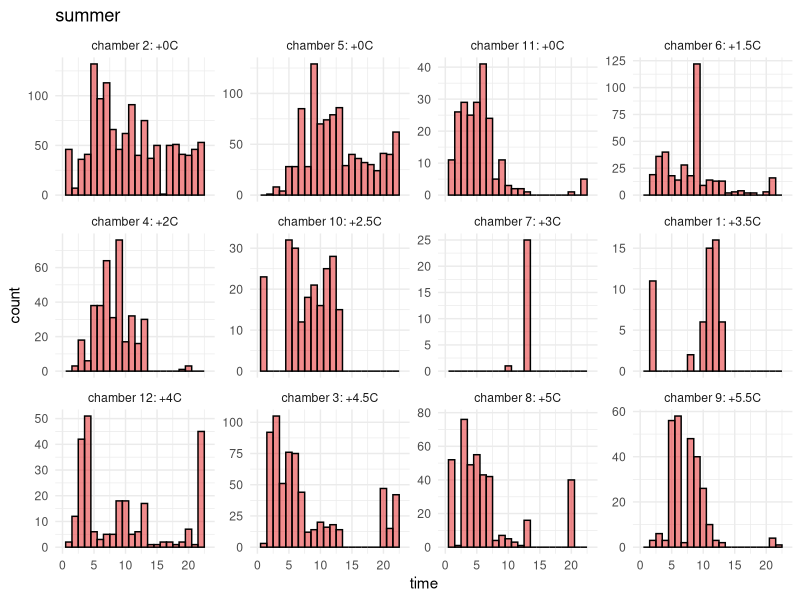
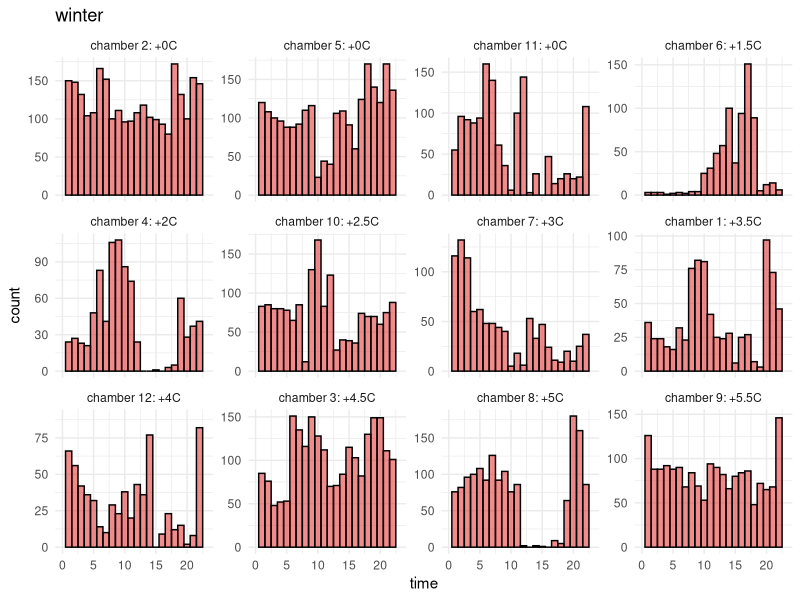
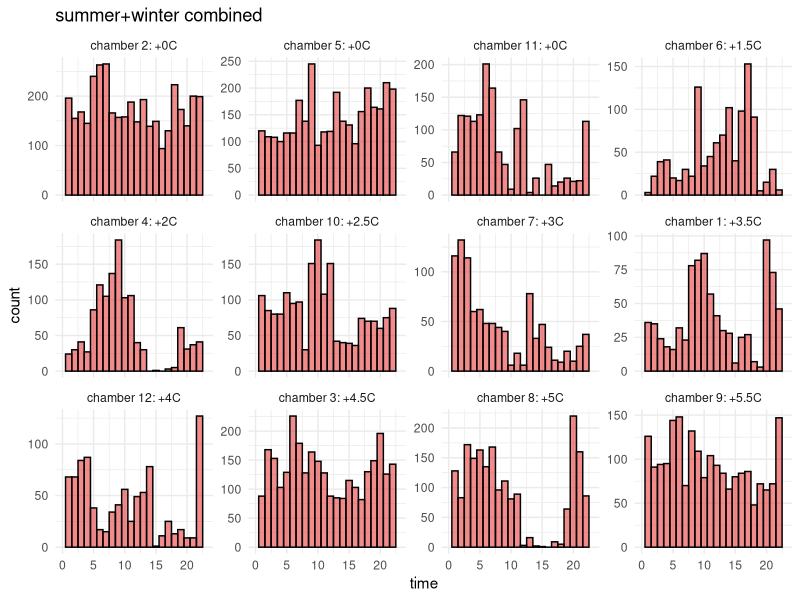
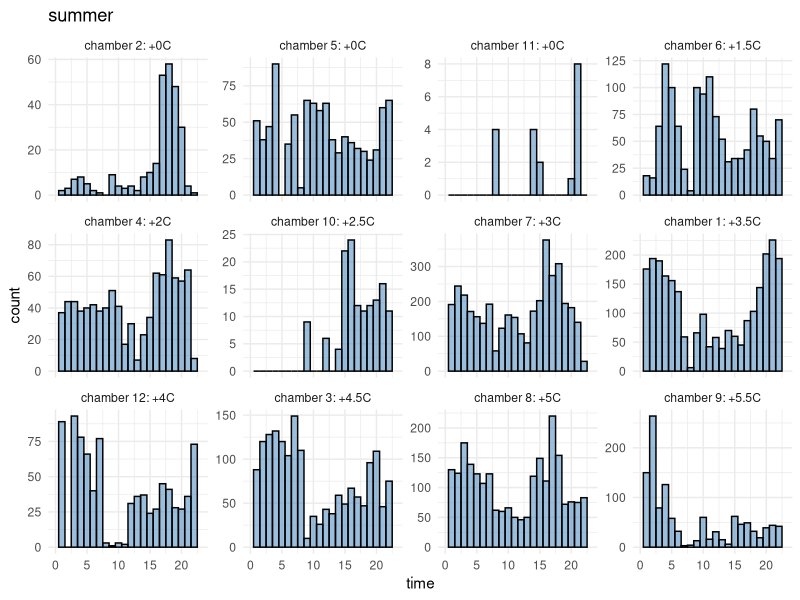
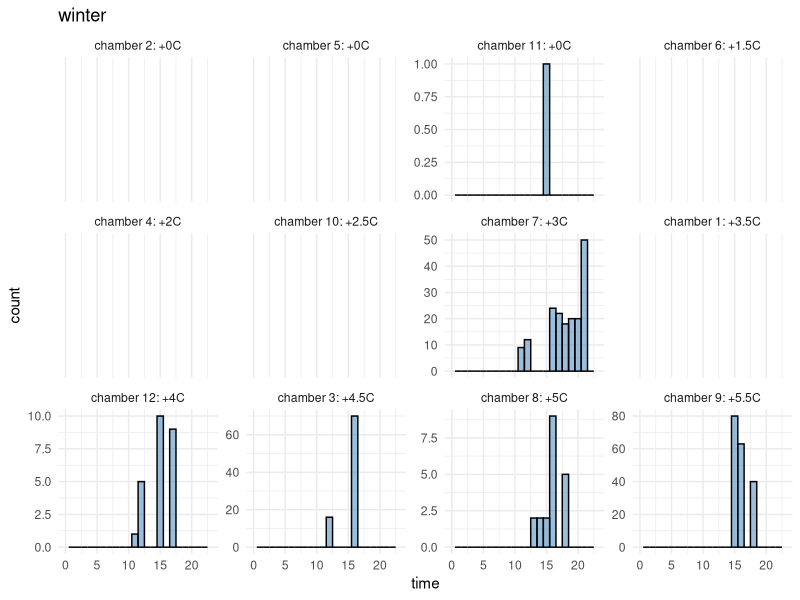
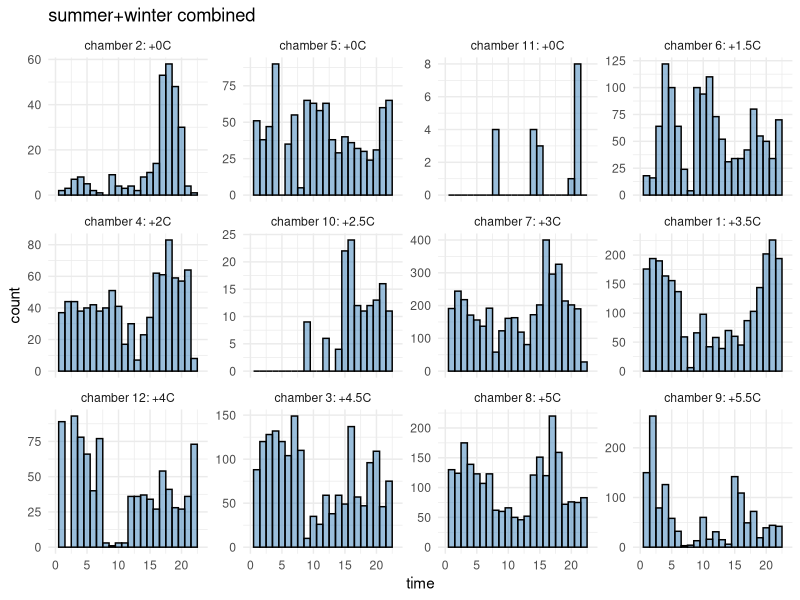
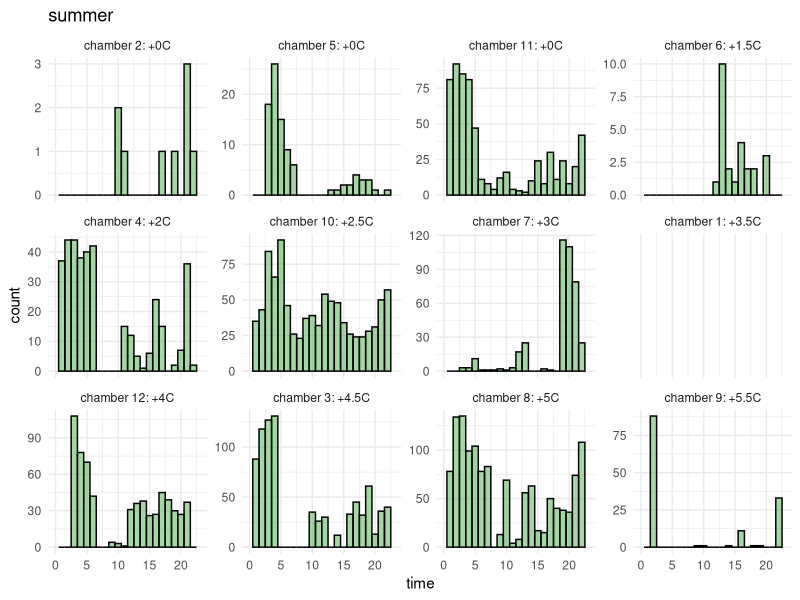
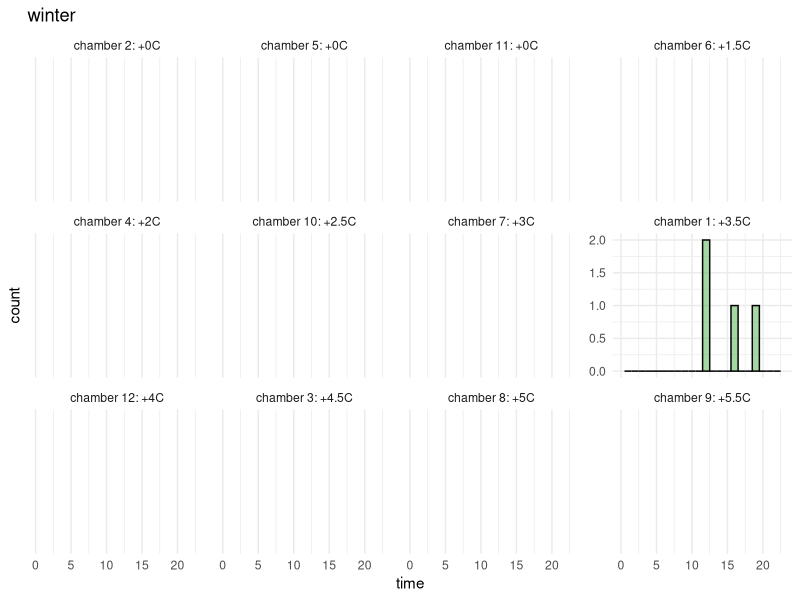

The R script that drew these images, in order: (Note: this script raises an error after producing the figures.)
## ---- chunk 1
knitr::opts_chunk$set(echo = FALSE, warning = FALSE, message = FALSE)
## ---- chunk 2
library(tidyverse)
theme_set(theme_minimal() +
            theme(legend.position = 'none'))

trt <- read_csv('data/chamber_treatments.csv')
dat <- read_csv('data/data_allmonths_allsites.csv')
spp <- read_csv('data/species_lookup.csv')

# Create a new column in treatment with the temp and chamber ID
# Order it by the temperature so the plots are in ascending temp order
trt <- trt %>%
  mutate(chamber_temp = paste0('chamber ', chamber, ': +', temperature, 'C')) %>%
  mutate(chamber_temp = factor(chamber_temp, levels = unique(chamber_temp)[order(site, temperature)]))

# Do the same data cleaning as the other script
# Convert month to ordered factor and join with treatment
dat <- dat %>%
  filter(!spp %in% c('none','unk'), !is.na(spp)) %>%
  mutate(month = factor(month, levels = month.name)) %>%
  left_join(trt)

# Additional data wrangling:
# Convert to long form with one row per individual ant observed.
dat_long <- dat %>%
  group_by(site, month, date, time, chamber, temperature, chamber_temp) %>%
  group_modify(~ data.frame(sp = rep(.$spp, each = .$number)))

# Filter the data to show only species with at least 100 individuals
dat_common <- dat_long %>%
  filter(!is.na(temperature)) %>%
  group_by(sp) %>%
  filter(n() >= 100)

# Set color palette for all species
sp_descend <- dat_common %>% summarize(n=n()) %>% arrange(-n) %>% pull(sp)
fill_palette <- scale_fill_manual(values = setNames(c(RColorBrewer::brewer.pal(9, 'Set1'), 'turquoise'), sp_descend))

# Define seasons
dat_common <- dat_common %>%
  mutate(season = if_else(month %in% month.name[4:9], 'summer', 'winter')) 

# Add dummy data so all panels will plot
dummy_data <- dat_common %>%
  group_by(site,season,chamber_temp,sp) %>%
  slice(1) %>%
  mutate(time = -1) %>% 
  ungroup

sp_season <- expand_grid(sp = sp_descend, season = c('summer','winter'))
dummy_data <- dat_common %>% 
  ungroup %>% 
  select(site, chamber_temp) %>% 
  unique %>%
  group_by(site, chamber_temp) %>% group_modify(~ data.frame(sp_season))


dat_common <- bind_rows(dat_common, dummy_data)
## ---- chunk 3
for (sp_i in sp_descend){
  sp_name <- spp$species[which(spp$sp == sp_i)]
  cat('\n')  
  cat("## ", sp_name, "\n") 
  for (the_season in list('summer','winter',c('summer','winter'))) {
    
    plot_title <- ifelse(length(the_season) == 1, the_season, 'summer+winter combined')  
    
    print(ggplot(dat_common %>% filter(site == 'Duke', sp == sp_i, season %in% the_season), 
                 aes(x = time, group = sp, fill = sp)) +
            geom_histogram(binwidth = 1, position = 'identity', alpha = 0.5, color = 'black') +
            scale_x_continuous(limits = c(0,23)) +
            facet_wrap(~ chamber_temp, scales = 'free_y') +
            fill_palette +
            ggtitle(plot_title)
    ) 
  }
  cat('\n') 
}
## ---- chunk 4
for (sp_i in c('cape','apru','fosu')){
  sp_name <- spp$species[which(spp$sp == sp_i)]
  cat('\n')  
  cat("## ", sp_name, "\n") 
  
  
  print(ggplot(dat_common %>% filter(site == 'Harvard', sp == sp_i, season %in% the_season), 
               aes(x = time, group = sp, fill = sp)) +
          geom_histogram(binwidth = 1, position = 'identity', alpha = 0.5, color = 'black') +
          scale_x_continuous(limits = c(0,23)) +
          facet_wrap(~ chamber_temp, scales = 'free_y') +
          fill_palette +
          ggtitle('summer')
  ) 
  
  cat('\n') 
}
